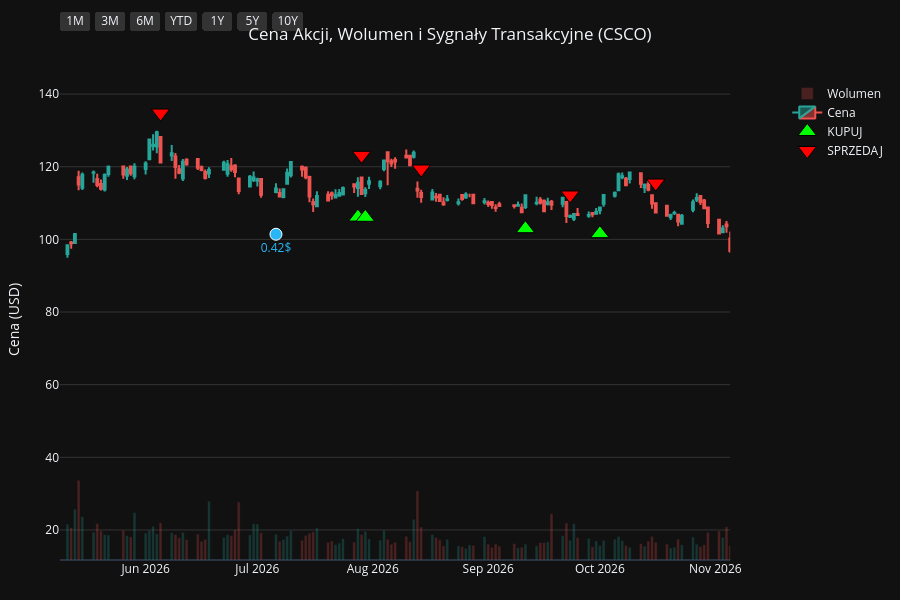
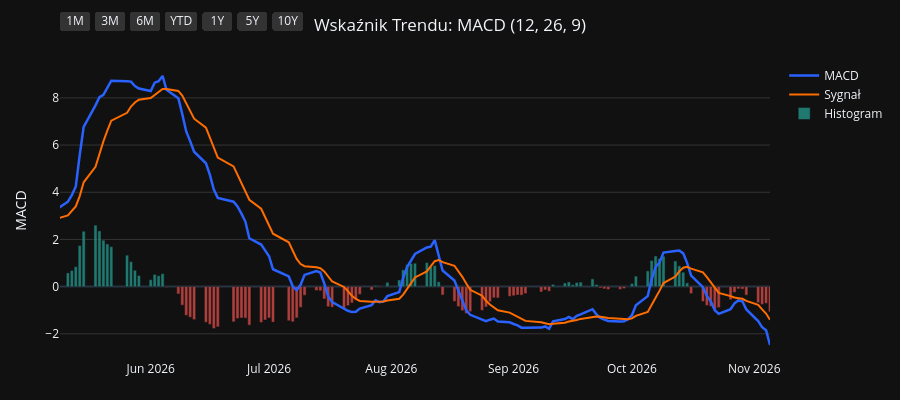
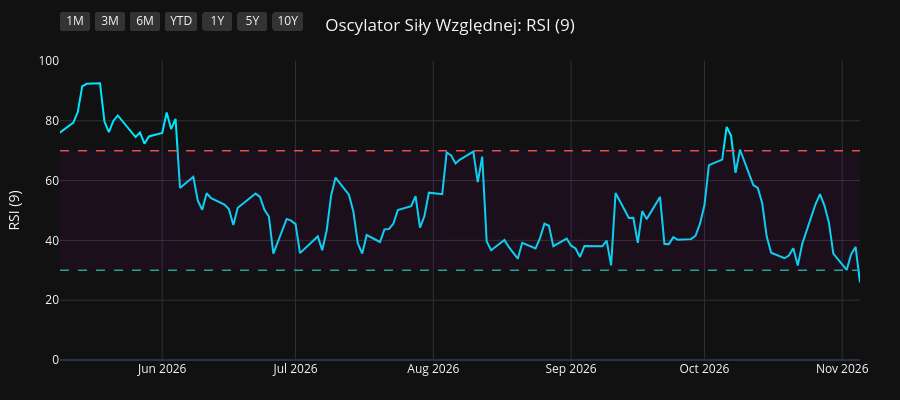
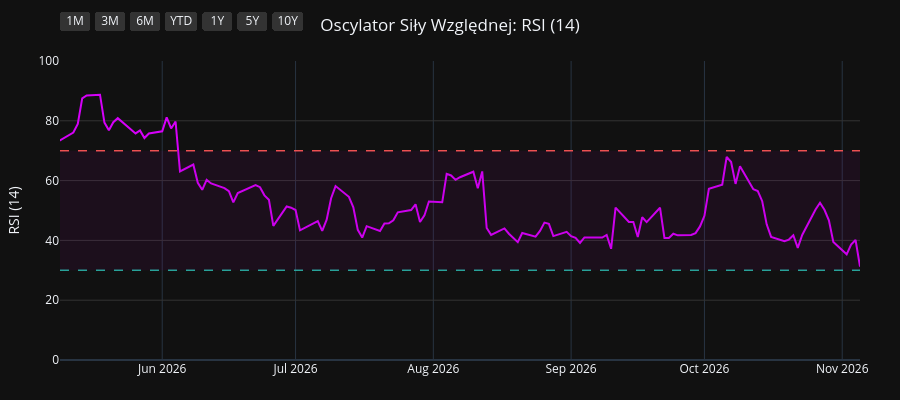

The notebook cell these images were saved under, in order:
### Code cell
import os
import yfinance as yf
import pandas as pd
import pandas_ta as ta
import plotly.graph_objects as go
from plotly.subplots import make_subplots

# 1. Pobranie i przygotowanie danych
symbol = os.environ.get("STOCK_TICKER", "").strip().upper()
if not symbol:
    raise RuntimeError("Set STOCK_TICKER before running price_extractor.ipynb")
df = yf.Ticker(symbol).history(period="10y")
df.index = df.index.tz_localize(None)

# Wskaźniki i sygnały
df.ta.macd(fast=12, slow=26, signal=9, append=True)
df.ta.rsi(length=9, append=True)
df.ta.rsi(length=14, append=True)
df.ta.rsi(length=21, append=True)
df.dropna(inplace=True)

macd = df['MACD_12_26_9']
signal = df['MACDs_12_26_9']
wczorajszy_macd = macd.shift(1)
wczorajszy_signal = signal.shift(1)

df['Decyzja'] = 'BRAK'
df.loc[(macd > signal) & (wczorajszy_macd <= wczorajszy_signal), 'Decyzja'] = 'KUPUJ'
df.loc[(macd < signal) & (wczorajszy_macd >= wczorajszy_signal), 'Decyzja'] = 'SPRZEDAJ'

df_kupuj = df[df['Decyzja'] == 'KUPUJ']
df_sprzedaj = df[df['Decyzja'] == 'SPRZEDAJ']
df_dywidendy = df[df['Dividends'] > 0]
df_splity = df[df['Stock Splits'] > 0]

# Wspólna konfiguracja osi X
konfiguracja_osi_x = dict(
    type="date",
    showspikes=True, spikemode="across", spikesnap="cursor", spikedash="dot", spikecolor="#ffffff", spikethickness=1, hoverformat="%Y-%m-%d",
    rangeselector=dict(
        buttons=list([
            dict(count=1, label="1M", step="month", stepmode="backward"),
            dict(count=3, label="3M", step="month", stepmode="backward"),
            dict(count=6, label="6M", step="month", stepmode="backward"),
            dict(count=1, label="YTD", step="year", stepmode="todate"),
            dict(count=1, label="1Y", step="year", stepmode="backward"),
            dict(count=5, label="5Y", step="year", stepmode="backward"),
            dict(step="all", label="10Y")
        ]),
        bgcolor="#333333", activecolor="#2962ff", x=0, y=1.1
    )
)

# ==========================================
# WYKRES 1: CENA + WOLUMEN + SYGNAŁY
# ==========================================
fig1 = make_subplots(specs=[[{"secondary_y": True}]])

kolory_wolumenu = ['#26a69a' if row['Close'] >= row['Open'] else '#ef5350' for index, row in df.iterrows()]
fig1.add_trace(go.Bar(x=df.index, y=df['Volume'], marker_color=kolory_wolumenu, opacity=0.25, name='Wolumen'), secondary_y=True)
fig1.add_trace(go.Candlestick(x=df.index, open=df['Open'], high=df['High'], low=df['Low'], close=df['Close'], name='Cena', increasing_line_color='#26a69a', decreasing_line_color='#ef5350'), secondary_y=False)
fig1.add_trace(go.Scatter(x=df_kupuj.index, y=df_kupuj['Low'] * 0.95, customdata=df_kupuj[['Low', 'High']], mode='markers', marker=dict(symbol='triangle-up', size=16, color='#00ff00', line=dict(width=1, color='black')), name='KUPUJ', hovertemplate='KUPUJ<br>Najniższa: %{customdata[0]:.2f}<br>Najwyższa: %{customdata[1]:.2f}<extra></extra>'), secondary_y=False)
fig1.add_trace(go.Scatter(x=df_sprzedaj.index, y=df_sprzedaj['High'] * 1.05, customdata=df_sprzedaj[['Low', 'High']], mode='markers', marker=dict(symbol='triangle-down', size=16, color='#ff0000', line=dict(width=1, color='black')), name='SPRZEDAJ', hovertemplate='SPRZEDAJ<br>Najniższa: %{customdata[0]:.2f}<br>Najwyższa: %{customdata[1]:.2f}<extra></extra>'), secondary_y=False)

if not df_dywidendy.empty:
    fig1.add_trace(go.Scatter(x=df_dywidendy.index, y=df_dywidendy['Low'] * 0.90, mode='markers+text', marker=dict(symbol='circle', size=12, color='#29b6f6', line=dict(width=1, color='white')), text=df_dywidendy['Dividends'].apply(lambda x: f"{x}$"), textposition="bottom center", name='Dywidenda', showlegend=False, hovertemplate='Dywidenda: %{text}<extra></extra>', textfont=dict(color="#29b6f6")), secondary_y=False)
if not df_splity.empty:
                    fig1.add_trace(go.Scatter(x=df_splity.index, y=df_splity['High'], mode='markers+text', marker=dict(symbol='star', size=16, color='#ffee58', line=dict(width=1, color='black')), text=df_splity['Stock Splits'].apply(lambda x: f"{x:g}:1" if x >= 1 else f"1:{1 / x:g}"), textposition="top center", name='Split', hovertemplate='%{text}<extra></extra>', textfont=dict(color="#ffee58")), secondary_y=False)

fig1.update_layout(title=dict(text=f"Cena Akcji, Wolumen i Sygnały Transakcyjne ({symbol})", x=0.5, xanchor='center'), dragmode='pan', xaxis_rangeslider_visible=False, template='plotly_dark', height=600, hovermode='x unified', margin=dict(l=60, r=40, t=60, b=40))
fig1.update_xaxes(**konfiguracja_osi_x)
fig1.update_xaxes(range=[df.index.max() - pd.Timedelta(days=180), df.index.max()])
fig1.update_yaxes(title_text="Cena (USD)", secondary_y=False, gridcolor='#333333')
fig1.update_yaxes(range=[0, df['Volume'].max() * 4], showgrid=False, showticklabels=False, secondary_y=True)
fig1.show(config={'scrollZoom': True})

# ==========================================
# WYKRES 2: WSKAŹNIK MACD
# ==========================================
fig2 = go.Figure()
fig2.add_trace(go.Scatter(x=df.index, y=df['MACD_12_26_9'], line=dict(color='#2962ff', width=2.5), name='MACD'))
fig2.add_trace(go.Scatter(x=df.index, y=df['MACDs_12_26_9'], line=dict(color='#ff6d00', width=2), name='Sygnał'))
kolory_macd = ['#26a69a' if val >= 0 else '#ef5350' for val in df['MACDh_12_26_9']]
fig2.add_trace(go.Bar(x=df.index, y=df['MACDh_12_26_9'], marker_color=kolory_macd, name='Histogram', opacity=0.7))
fig2.update_layout(title=dict(text="Wskaźnik Trendu: MACD (12, 26, 9)", x=0.5, xanchor='center'), dragmode='pan', xaxis_rangeslider_visible=False, template='plotly_dark', height=400, hovermode='x unified', margin=dict(l=60, r=40, t=60, b=40))
fig2.update_xaxes(**konfiguracja_osi_x)
fig2.update_xaxes(range=[df.index.max() - pd.Timedelta(days=180), df.index.max()])
fig2.update_yaxes(title_text="MACD", gridcolor='#333333')
fig2.show(config={'scrollZoom': True})

# ==========================================
# WYKRES 3: OSCYLATOR RSI (9)
# ==========================================
fig3 = go.Figure()
fig3.add_trace(go.Scatter(x=df.index, y=df['RSI_9'], line=dict(color='#00e5ff', width=2), name='RSI (9)'))
fig3.add_hline(y=70, line_dash="dash", line_color="#ef5350", line_width=1.5)
fig3.add_hline(y=30, line_dash="dash", line_color="#26a69a", line_width=1.5)
fig3.add_hrect(y0=30, y1=70, line_width=0, fillcolor="purple", opacity=0.1)
fig3.update_layout(title=dict(text="Oscylator Siły Względnej: RSI (9)", x=0.5, xanchor='center'), dragmode='pan', xaxis_rangeslider_visible=False, template='plotly_dark', height=400, hovermode='x unified', margin=dict(l=60, r=40, t=60, b=40))
fig3.update_xaxes(**konfiguracja_osi_x)
fig3.update_xaxes(range=[df.index.max() - pd.Timedelta(days=180), df.index.max()])
fig3.update_yaxes(title_text="RSI (9)", range=[0, 100], gridcolor='#333333')
fig3.show(config={'scrollZoom': True})

# ==========================================
# WYKRES 4: OSCYLATOR RSI (14)
# ==========================================
fig4 = go.Figure()
fig4.add_trace(go.Scatter(x=df.index, y=df['RSI_14'], line=dict(color='#d500f9', width=2), name='RSI (14)'))
fig4.add_hline(y=70, line_dash="dash", line_color="#ef5350", line_width=1.5)
fig4.add_hline(y=30, line_dash="dash", line_color="#26a69a", line_width=1.5)
fig4.add_hrect(y0=30, y1=70, line_width=0, fillcolor="purple", opacity=0.1)
fig4.update_layout(title=dict(text="Oscylator Siły Względnej: RSI (14)", x=0.5, xanchor='center'), dragmode='pan', xaxis_rangeslider_visible=False, template='plotly_dark', height=400, hovermode='x unified', margin=dict(l=60, r=40, t=60, b=40))
fig4.update_xaxes(**konfiguracja_osi_x)
fig4.update_xaxes(range=[df.index.max() - pd.Timedelta(days=180), df.index.max()])
fig4.update_yaxes(title_text="RSI (14)", range=[0, 100], gridcolor='#333333')
fig4.show(config={'scrollZoom': True})

# ==========================================
# WYKRES 5: OSCYLATOR RSI (21)
# ==========================================
fig5 = go.Figure()
fig5.add_trace(go.Scatter(x=df.index, y=df['RSI_21'], line=dict(color='#64dd17', width=2), name='RSI (21)'))
fig5.add_hline(y=70, line_dash="dash", line_color="#ef5350", line_width=1.5)
fig5.add_hline(y=30, line_dash="dash", line_color="#26a69a", line_width=1.5)
fig5.add_hrect(y0=30, y1=70, line_width=0, fillcolor="purple", opacity=0.1)
fig5.update_layout(title=dict(text="Oscylator Siły Względnej: RSI (21)", x=0.5, xanchor='center'), dragmode='pan', xaxis_rangeslider_visible=False, template='plotly_dark', height=400, hovermode='x unified', margin=dict(l=60, r=40, t=60, b=40))
fig5.update_xaxes(**konfiguracja_osi_x)
fig5.update_xaxes(range=[df.index.max() - pd.Timedelta(days=180), df.index.max()])
fig5.update_yaxes(title_text="RSI (21)", range=[0, 100], gridcolor='#333333')
fig5.show(config={'scrollZoom': True})

### Figure 1 — Plotly figure (JSON) as saved in the notebook; plotly's stock layout.template omitted (floating-point values rounded to 4 significant figures; data arrays with more than 128 entries replaced by an {"elided": "..."} marker saying what was removed)
{"data": [{"marker": {"color": {"elided": "2480 str values"}}, "name": "Wolumen", "opacity": 0.25, "type": "bar", "x": {"elided": "2480 str values"}, "xaxis": "x", "y": {"elided": "2480 int values"}, "yaxis": "y2"}, {"close": {"elided": "2480 float values"}, "decreasing": {"line": {"color": "#ef5350"}}, "high": {"elided": "2480 float values"}, "increasing": {"line": {"color": "#26a69a"}}, "low": {"elided": "2480 float values"}, "name": "Cena", "open": {"elided": "2480 float values"}, "type": "candlestick", "x": {"elided": "2480 str values"}, "xaxis": "x", "yaxis": "y"}, {"customdata": {"elided": "105x2 float values"}, "hovertemplate": "KUPUJ<br>Najniższa: %{customdata[0]:.2f}<br>Najwyższa: %{customdata[1]:.2f}<extra></extra>", "marker": {"color": "#00ff00", "line": {"color": "black", "width": 1}, "size": 16, "symbol": "triangle-up"}, "mode": "markers", "name": "KUPUJ", "type": "scatter", "x": ["2017-01-23T00:00:00", "2017-04-25T00:00:00", "2017-05-16T00:00:00", "2017-06-13T00:00:00", "2017-07-12T00:00:00", "2017-08-04T00:00:00", "2017-08-15T00:00:00", "2017-08-29T00:00:00", "2017-10-23T00:00:00", "2017-11-16T00:00:00", "2018-01-05T00:00:00", "2018-02-15T00:00:00", "2018-03-12T00:00:00", "2018-04-12T00:00:00", "2018-06-11T00:00:00", "2018-07-09T00:00:00", "2018-07-25T00:00:00", "2018-08-02T00:00:00", "2018-09-25T00:00:00", "2018-10-01T00:00:00", "2018-11-01T00:00:00", "2018-11-15T00:00:00", "2018-11-28T00:00:00", "2019-01-07T00:00:00", "2019-03-15T00:00:00", "2019-03-21T00:00:00", "2019-04-02T00:00:00", "2019-05-17T00:00:00", "2019-06-06T00:00:00", "2019-07-08T00:00:00", "2019-09-03T00:00:00", "2019-10-17T00:00:00", "2019-12-12T00:00:00", "2020-01-16T00:00:00", "2020-02-10T00:00:00", "2020-03-24T00:00:00", "2020-05-11T00:00:00", "2020-05-14T00:00:00", "2020-07-09T00:00:00", "2020-07-17T00:00:00", "2020-08-04T00:00:00", "2020-09-15T00:00:00", "2020-09-28T00:00:00", "2020-11-06T00:00:00", "2021-02-04T00:00:00", "2021-03-08T00:00:00", "2021-05-10T00:00:00", "2021-05-14T00:00:00", "2021-05-24T00:00:00", "2021-06-04T00:00:00", "2021-07-07T00:00:00", "2021-08-19T00:00:00", "2021-10-14T00:00:00", "2021-12-03T00:00:00", "2022-02-17T00:00:00", "2022-03-15T00:00:00", "2022-03-29T00:00:00", "2022-05-13T00:00:00", "2022-06-01T00:00:00", "2022-10-05T00:00:00", "2022-10-13T00:00:00", "2022-11-17T00:00:00", "2023-01-09T00:00:00", "2023-01-27T00:00:00", "2023-02-16T00:00:00", "2023-03-16T00:00:00", "2023-05-11T00:00:00", "2023-07-05T00:00:00", "2023-07-11T00:00:00", "2023-07-20T00:00:00", "2023-08-11T00:00:00", "2023-08-17T00:00:00", "2023-10-11T00:00:00", "2023-11-03T00:00:00", "2023-12-06T00:00:00", "2024-03-04T00:00:00", "2024-04-10T00:00:00", "2024-05-08T00:00:00", "2024-06-18T00:00:00", "2024-07-11T00:00:00", "2024-07-26T00:00:00", "2024-08-15T00:00:00", "2024-09-17T00:00:00", "2024-10-09T00:00:00", "2024-11-07T00:00:00", "2024-11-27T00:00:00", "2024-12-27T00:00:00", "2025-01-15T00:00:00", "2025-02-04T00:00:00", "2025-03-31T00:00:00", "2025-04-24T00:00:00", "2025-06-03T00:00:00", "2025-06-23T00:00:00", "2025-08-07T00:00:00", "2025-08-29T00:00:00", "2025-09-18T00:00:00", "2025-11-13T00:00:00", "2025-12-08T00:00:00", "2026-01-26T00:00:00", "2026-03-24T00:00:00", "2026-04-06T00:00:00", "2026-07-28T00:00:00", "2026-07-30T00:00:00", "2026-09-11T00:00:00", "2026-10-01T00:00:00"], "xaxis": "x", "y": [21.6, 24.15, 24.64, 22.65, 22.77, 23.08, 23.27, 22.8, 25.26, 26.42, 29.24, 32.13, 33.72, 31.99, 32.52, 31.96, 31.91, 31.09, 36.54, 36.72, 34.26, 34.3, 35.03, 32.73, 40.52, 40.6, 42.08, 42.77, 41.76, 43.38, 35.82, 36.4, 34.69, 37.95, 37.67, 27.96, 33.85, 34.36, 37.0, 36.73, 37.55, 32.33, 31.05, 29.96, 37.28, 37.63, 43.61, 43.15, 43.31, 43.84, 43.51, 45.09, 45.72, 46.3, 46.34, 45.52, 46.04, 40.88, 37.71, 35.51, 33.11, 38.74, 41.69, 41.47, 43.06, 41.94, 40.24, 44.7, 45.24, 45.57, 46.68, 47.72, 47.16, 46.53, 42.12, 42.97, 43.84, 42.44, 40.87, 41.83, 42.79, 43.63, 45.81, 47.96, 52.52, 53.79, 53.98, 54.76, 55.81, 55.36, 51.03, 58.95, 61.26, 64.42, 64.06, 62.81, 71.77, 73.15, 71.2, 73.55, 74.79, 106.1, 106.1, 102.9, 101.6], "yaxis": "y"}, {"customdata": {"elided": "106x2 float values"}, "hovertemplate": "SPRZEDAJ<br>Najniższa: %{customdata[0]:.2f}<br>Najwyższa: %{customdata[1]:.2f}<extra></extra>", "marker": {"color": "#ff0000", "line": {"color": "black", "width": 1}, "size": 16, "symbol": "triangle-down"}, "mode": "markers", "name": "SPRZEDAJ", "type": "scatter", "x": ["2017-01-13T00:00:00", "2017-03-07T00:00:00", "2017-05-12T00:00:00", "2017-05-17T00:00:00", "2017-07-05T00:00:00", "2017-08-03T00:00:00", "2017-08-10T00:00:00", "2017-08-17T00:00:00", "2017-10-11T00:00:00", "2017-10-30T00:00:00", "2017-12-12T00:00:00", "2018-01-31T00:00:00", "2018-03-07T00:00:00", "2018-03-14T00:00:00", "2018-05-16T00:00:00", "2018-06-21T00:00:00", "2018-07-18T00:00:00", "2018-08-01T00:00:00", "2018-09-10T00:00:00", "2018-09-27T00:00:00", "2018-10-04T00:00:00", "2018-11-14T00:00:00", "2018-11-20T00:00:00", "2018-12-14T00:00:00", "2019-03-07T00:00:00", "2019-03-20T00:00:00", "2019-03-22T00:00:00", "2019-04-18T00:00:00", "2019-05-28T00:00:00", "2019-06-28T00:00:00", "2019-07-24T00:00:00", "2019-10-02T00:00:00", "2019-11-14T00:00:00", "2020-01-10T00:00:00", "2020-01-27T00:00:00", "2020-02-14T00:00:00", "2020-05-01T00:00:00", "2020-05-13T00:00:00", "2020-06-11T00:00:00", "2020-07-16T00:00:00", "2020-07-28T00:00:00", "2020-08-13T00:00:00", "2020-09-23T00:00:00", "2020-10-26T00:00:00", "2020-12-14T00:00:00", "2021-02-16T00:00:00", "2021-04-12T00:00:00", "2021-05-12T00:00:00", "2021-05-19T00:00:00", "2021-05-26T00:00:00", "2021-06-16T00:00:00", "2021-08-17T00:00:00", "2021-09-07T00:00:00", "2021-11-17T00:00:00", "2022-01-05T00:00:00", "2022-03-14T00:00:00", "2022-03-24T00:00:00", "2022-04-06T00:00:00", "2022-05-19T00:00:00", "2022-08-26T00:00:00", "2022-10-12T00:00:00", "2022-11-15T00:00:00", "2022-12-07T00:00:00", "2023-01-18T00:00:00", "2023-02-07T00:00:00", "2023-02-28T00:00:00", "2023-04-11T00:00:00", "2023-06-23T00:00:00", "2023-07-06T00:00:00", "2023-07-12T00:00:00", "2023-07-31T00:00:00", "2023-08-16T00:00:00", "2023-09-08T00:00:00", "2023-10-20T00:00:00", "2023-11-16T00:00:00", "2024-01-31T00:00:00", "2024-04-03T00:00:00", "2024-04-12T00:00:00", "2024-05-21T00:00:00", "2024-07-09T00:00:00", "2024-07-23T00:00:00", "2024-08-02T00:00:00", "2024-09-05T00:00:00", "2024-10-08T00:00:00", "2024-10-25T00:00:00", "2024-11-15T00:00:00", "2024-12-09T00:00:00", "2024-12-30T00:00:00", "2025-01-28T00:00:00", "2025-02-26T00:00:00", "2025-04-03T00:00:00", "2025-05-30T00:00:00", "2025-06-11T00:00:00", "2025-07-10T00:00:00", "2025-08-15T00:00:00", "2025-09-02T00:00:00", "2025-11-06T00:00:00", "2025-11-26T00:00:00", "2025-12-12T00:00:00", "2026-02-13T00:00:00", "2026-03-31T00:00:00", "2026-06-05T00:00:00", "2026-07-29T00:00:00", "2026-08-14T00:00:00", "2026-09-23T00:00:00", "2026-10-16T00:00:00"], "xaxis": "x", "y": [23.98, 27.18, 26.91, 27.46, 25.26, 25.63, 25.5, 25.67, 27.4, 28.01, 31.05, 34.49, 36.44, 37.57, 37.69, 36.23, 35.42, 35.31, 39.58, 40.66, 40.95, 38.32, 38.03, 39.14, 43.97, 45.58, 45.81, 48.28, 46.86, 47.66, 49.42, 40.6, 39.71, 41.36, 41.81, 41.07, 36.71, 38.25, 41.26, 40.55, 41.66, 38.79, 34.85, 34.32, 40.1, 42.55, 47.29, 47.54, 47.75, 48.61, 48.89, 51.15, 54.21, 52.52, 56.99, 51.22, 50.57, 50.98, 40.9, 44.4, 37.79, 42.89, 46.03, 46.13, 46.01, 46.76, 49.39, 48.83, 49.66, 50.38, 50.62, 51.92, 55.36, 52.36, 46.96, 51.14, 48.86, 48.87, 46.81, 46.16, 46.84, 47.81, 49.71, 53.24, 57.13, 58.62, 60.41, 59.92, 60.5, 65.8, 61.27, 64.6, 66.62, 71.38, 70.62, 70.28, 74.75, 79.27, 82.34, 80.43, 81.35, 134.8, 123.1, 119.4, 112.2, 115.5], "yaxis": "y"}, {"hovertemplate": "Dywidenda: %{text}<extra></extra>", "marker": {"color": "#29b6f6", "line": {"color": "white", "width": 1}, "size": 12, "symbol": "circle"}, "mode": "markers+text", "name": "Dywidenda", "showlegend": false, "text": ["0.26$", "0.29$", "0.29$", "0.29$", "0.29$", "0.33$", "0.33$", "0.33$", "0.33$", "0.35$", "0.35$", "0.35$", "0.35$", "0.36$", "0.36$", "0.36$", "0.36$", "0.37$", "0.37$", "0.37$", "0.37$", "0.38$", "0.38$", "0.38$", "0.38$", "0.39$", "0.39$", "0.39$", "0.39$", "0.4$", "0.4$", "0.4$", "0.4$", "0.41$", "0.41$", "0.41$", "0.41$", "0.42$", "0.42$"], "textfont": {"color": "#29b6f6"}, "textposition": "bottom center", "type": "scatter", "x": ["2017-01-04T00:00:00", "2017-04-04T00:00:00", "2017-07-05T00:00:00", "2017-10-04T00:00:00", "2018-01-04T00:00:00", "2018-04-04T00:00:00", "2018-07-05T00:00:00", "2018-10-04T00:00:00", "2019-01-03T00:00:00", "2019-04-04T00:00:00", "2019-07-03T00:00:00", "2019-10-03T00:00:00", "2020-01-02T00:00:00", "2020-04-02T00:00:00", "2020-07-02T00:00:00", "2020-10-01T00:00:00", "2021-01-04T00:00:00", "2021-04-05T00:00:00", "2021-07-02T00:00:00", "2021-10-04T00:00:00", "2022-01-04T00:00:00", "2022-04-05T00:00:00", "2022-07-05T00:00:00", "2022-10-04T00:00:00", "2023-01-04T00:00:00", "2023-04-04T00:00:00", "2023-07-05T00:00:00", "2023-10-03T00:00:00", "2024-01-03T00:00:00", "2024-04-03T00:00:00", "2024-07-05T00:00:00", "2024-10-02T00:00:00", "2025-01-03T00:00:00", "2025-04-03T00:00:00", "2025-07-03T00:00:00", "2025-10-03T00:00:00", "2026-01-02T00:00:00", "2026-04-02T00:00:00", "2026-07-06T00:00:00"], "xaxis": "x", "y": [20.42, 22.59, 21.28, 23.25, 27.39, 28.51, 29.99, 34.57, 29.71, 40.04, 40.79, 33.82, 35.69, 28.2, 34.49, 29.52, 33.45, 40.12, 41.35, 42.51, 48.43, 43.62, 32.86, 33.63, 38.64, 42.44, 42.35, 44.68, 42.15, 41.41, 39.74, 45.08, 50.81, 50.19, 60.12, 60.01, 67.43, 68.63, 101.4], "yaxis": "y"}], "layout": {"dragmode": "pan", "height": 600, "hovermode": "x unified", "margin": {"b": 40, "l": 60, "r": 40, "t": 60}, "title": {"text": "Cena Akcji, Wolumen i Sygnały Transakcyjne (CSCO)", "x": 0.5, "xanchor": "center"}, "xaxis": {"anchor": "y", "domain": [0.0, 0.94], "hoverformat": "%Y-%m-%d", "range": ["2026-05-09T00:00:00", "2026-11-05T00:00:00"], "rangeselector": {"activecolor": "#2962ff", "bgcolor": "#333333", "buttons": [{"count": 1, "label": "1M", "step": "month", "stepmode": "backward"}, {"count": 3, "label": "3M", "step": "month", "stepmode": "backward"}, {"count": 6, "label": "6M", "step": "month", "stepmode": "backward"}, {"count": 1, "label": "YTD", "step": "year", "stepmode": "todate"}, {"count": 1, "label": "1Y", "step": "year", "stepmode": "backward"}, {"count": 5, "label": "5Y", "step": "year", "stepmode": "backward"}, {"label": "10Y", "step": "all"}], "x": 0, "y": 1.1}, "rangeslider": {"visible": false}, "showspikes": true, "spikecolor": "#ffffff", "spikedash": "dot", "spikemode": "across", "spikesnap": "cursor", "spikethickness": 1, "type": "date"}, "yaxis": {"anchor": "x", "domain": [0.0, 1.0], "gridcolor": "#333333", "title": {"text": "Cena (USD)"}}, "yaxis2": {"anchor": "x", "overlaying": "y", "range": [0, 427713200], "showgrid": false, "showticklabels": false, "side": "right"}}}

### Figure 2 — Plotly figure (JSON) as saved in the notebook; plotly's stock layout.template omitted (floating-point values rounded to 4 significant figures; data arrays with more than 128 entries replaced by an {"elided": "..."} marker saying what was removed)
{"data": [{"line": {"color": "#2962ff", "width": 2.5}, "name": "MACD", "type": "scatter", "x": {"elided": "2480 str values"}, "y": {"elided": "2480 float values"}}, {"line": {"color": "#ff6d00", "width": 2}, "name": "Sygnał", "type": "scatter", "x": {"elided": "2480 str values"}, "y": {"elided": "2480 float values"}}, {"marker": {"color": {"elided": "2480 str values"}}, "name": "Histogram", "opacity": 0.7, "type": "bar", "x": {"elided": "2480 str values"}, "y": {"elided": "2480 float values"}}], "layout": {"dragmode": "pan", "height": 400, "hovermode": "x unified", "margin": {"b": 40, "l": 60, "r": 40, "t": 60}, "title": {"text": "Wskaźnik Trendu: MACD (12, 26, 9)", "x": 0.5, "xanchor": "center"}, "xaxis": {"hoverformat": "%Y-%m-%d", "range": ["2026-05-09T00:00:00", "2026-11-05T00:00:00"], "rangeselector": {"activecolor": "#2962ff", "bgcolor": "#333333", "buttons": [{"count": 1, "label": "1M", "step": "month", "stepmode": "backward"}, {"count": 3, "label": "3M", "step": "month", "stepmode": "backward"}, {"count": 6, "label": "6M", "step": "month", "stepmode": "backward"}, {"count": 1, "label": "YTD", "step": "year", "stepmode": "todate"}, {"count": 1, "label": "1Y", "step": "year", "stepmode": "backward"}, {"count": 5, "label": "5Y", "step": "year", "stepmode": "backward"}, {"label": "10Y", "step": "all"}], "x": 0, "y": 1.1}, "rangeslider": {"visible": false}, "showspikes": true, "spikecolor": "#ffffff", "spikedash": "dot", "spikemode": "across", "spikesnap": "cursor", "spikethickness": 1, "type": "date"}, "yaxis": {"gridcolor": "#333333", "title": {"text": "MACD"}}}}

### Figure 3 — Plotly figure (JSON) as saved in the notebook; plotly's stock layout.template omitted (floating-point values rounded to 4 significant figures; data arrays with more than 128 entries replaced by an {"elided": "..."} marker saying what was removed)
{"data": [{"line": {"color": "#00e5ff", "width": 2}, "name": "RSI (9)", "type": "scatter", "x": {"elided": "2480 str values"}, "y": {"elided": "2480 float values"}}], "layout": {"dragmode": "pan", "height": 400, "hovermode": "x unified", "margin": {"b": 40, "l": 60, "r": 40, "t": 60}, "shapes": [{"line": {"color": "#ef5350", "dash": "dash", "width": 1.5}, "type": "line", "x0": 0, "x1": 1, "xref": "x domain", "y0": 70, "y1": 70, "yref": "y"}, {"line": {"color": "#26a69a", "dash": "dash", "width": 1.5}, "type": "line", "x0": 0, "x1": 1, "xref": "x domain", "y0": 30, "y1": 30, "yref": "y"}, {"fillcolor": "purple", "line": {"width": 0}, "opacity": 0.1, "type": "rect", "x0": 0, "x1": 1, "xref": "x domain", "y0": 30, "y1": 70, "yref": "y"}], "title": {"text": "Oscylator Siły Względnej: RSI (9)", "x": 0.5, "xanchor": "center"}, "xaxis": {"hoverformat": "%Y-%m-%d", "range": ["2026-05-09T00:00:00", "2026-11-05T00:00:00"], "rangeselector": {"activecolor": "#2962ff", "bgcolor": "#333333", "buttons": [{"count": 1, "label": "1M", "step": "month", "stepmode": "backward"}, {"count": 3, "label": "3M", "step": "month", "stepmode": "backward"}, {"count": 6, "label": "6M", "step": "month", "stepmode": "backward"}, {"count": 1, "label": "YTD", "step": "year", "stepmode": "todate"}, {"count": 1, "label": "1Y", "step": "year", "stepmode": "backward"}, {"count": 5, "label": "5Y", "step": "year", "stepmode": "backward"}, {"label": "10Y", "step": "all"}], "x": 0, "y": 1.1}, "rangeslider": {"visible": false}, "showspikes": true, "spikecolor": "#ffffff", "spikedash": "dot", "spikemode": "across", "spikesnap": "cursor", "spikethickness": 1, "type": "date"}, "yaxis": {"gridcolor": "#333333", "range": [0, 100], "title": {"text": "RSI (9)"}}}}

### Figure 4 — Plotly figure (JSON) as saved in the notebook; plotly's stock layout.template omitted (floating-point values rounded to 4 significant figures; data arrays with more than 128 entries replaced by an {"elided": "..."} marker saying what was removed)
{"data": [{"line": {"color": "#d500f9", "width": 2}, "name": "RSI (14)", "type": "scatter", "x": {"elided": "2480 str values"}, "y": {"elided": "2480 float values"}}], "layout": {"dragmode": "pan", "height": 400, "hovermode": "x unified", "margin": {"b": 40, "l": 60, "r": 40, "t": 60}, "shapes": [{"line": {"color": "#ef5350", "dash": "dash", "width": 1.5}, "type": "line", "x0": 0, "x1": 1, "xref": "x domain", "y0": 70, "y1": 70, "yref": "y"}, {"line": {"color": "#26a69a", "dash": "dash", "width": 1.5}, "type": "line", "x0": 0, "x1": 1, "xref": "x domain", "y0": 30, "y1": 30, "yref": "y"}, {"fillcolor": "purple", "line": {"width": 0}, "opacity": 0.1, "type": "rect", "x0": 0, "x1": 1, "xref": "x domain", "y0": 30, "y1": 70, "yref": "y"}], "title": {"text": "Oscylator Siły Względnej: RSI (14)", "x": 0.5, "xanchor": "center"}, "xaxis": {"hoverformat": "%Y-%m-%d", "range": ["2026-05-09T00:00:00", "2026-11-05T00:00:00"], "rangeselector": {"activecolor": "#2962ff", "bgcolor": "#333333", "buttons": [{"count": 1, "label": "1M", "step": "month", "stepmode": "backward"}, {"count": 3, "label": "3M", "step": "month", "stepmode": "backward"}, {"count": 6, "label": "6M", "step": "month", "stepmode": "backward"}, {"count": 1, "label": "YTD", "step": "year", "stepmode": "todate"}, {"count": 1, "label": "1Y", "step": "year", "stepmode": "backward"}, {"count": 5, "label": "5Y", "step": "year", "stepmode": "backward"}, {"label": "10Y", "step": "all"}], "x": 0, "y": 1.1}, "rangeslider": {"visible": false}, "showspikes": true, "spikecolor": "#ffffff", "spikedash": "dot", "spikemode": "across", "spikesnap": "cursor", "spikethickness": 1, "type": "date"}, "yaxis": {"gridcolor": "#333333", "range": [0, 100], "title": {"text": "RSI (14)"}}}}
